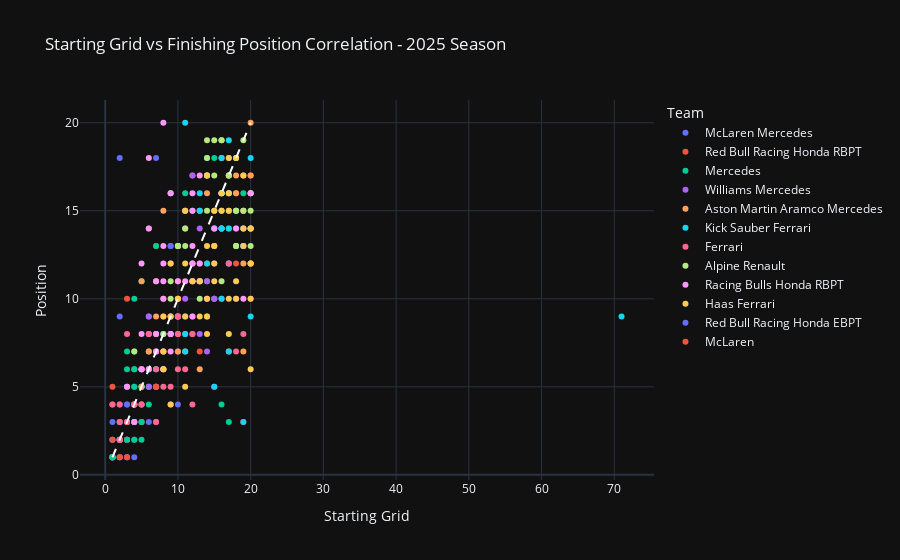

The code cell stored with this chart in its notebook:
### Code cell
# Scatter Plot: Starting Grid vs Finishing Position Correlation
finished = df_race[df_race['Finished'] == True]
fig = px.scatter(finished, x='Starting Grid', y='Position', color='Team',
                 hover_data=['Driver', 'Track', 'Points'],
                 title='Starting Grid vs Finishing Position Correlation - 2025 Season')
fig.add_shape(type='line', x0=1, y0=1, x1=20, y1=20, 
              line=dict(color='white', dash='dash'))
fig.update_layout(template='plotly_dark')
fig.show()

### Figure 1 — Plotly figure (JSON) as saved in the notebook; plotly's stock layout.template omitted (floating-point values rounded to 4 significant figures)
{"data": [{"customdata": [["Lando Norris", "Australia", 25], ["Oscar Piastri", "Australia", 2], ["Oscar Piastri", "China", 25], ["Lando Norris", "China", 18], ["Lando Norris", "Japan", 18], ["Oscar Piastri", "Japan", 15], ["Oscar Piastri", "Bahrain", 25], ["Lando Norris", "Bahrain", 15], ["Oscar Piastri", "Saudi Arabia", 25], ["Lando Norris", "Saudi Arabia", 12], ["Oscar Piastri", "Miami", 25], ["Lando Norris", "Miami", 18], ["Lando Norris", "Emilia-Romagna", 18], ["Oscar Piastri", "Emilia-Romagna", 15], ["Lando Norris", "Monaco", 25], ["Oscar Piastri", "Monaco", 15], ["Oscar Piastri", "Spain", 25], ["Lando Norris", "Spain", 18], ["Oscar Piastri", "Canada", 12], ["Lando Norris", "Canada", 0], ["Lando Norris", "Austria", 25], ["Oscar Piastri", "Austria", 18], ["Lando Norris", "Great Britain", 25], ["Oscar Piastri", "Great Britain", 18], ["Oscar Piastri", "Belgium", 25], ["Lando Norris", "Belgium", 18], ["Lando Norris", "Hungary", 25], ["Oscar Piastri", "Hungary", 18], ["Oscar Piastri", "Netherlands", 25], ["Lando Norris", "Netherlands", 0], ["Lando Norris", "Italy", 18], ["Oscar Piastri", "Italy", 15], ["Lando Norris", "Azerbaijan", 6], ["Lando Norris", "Singapore", 15], ["Oscar Piastri", "Singapore", 12], ["Lando Norris", "United States", 18], ["Oscar Piastri", "United States", 10], ["Lando Norris", "Mexico", 25], ["Lando Norris", "Brazil", 25], ["Oscar Piastri", "Brazil", 10], ["Oscar Piastri", "Qatar", 18], ["Lando Norris", "Qatar", 12]], "hovertemplate": "Team=McLaren Mercedes<br>Starting Grid=%{x}<br>Position=%{y}<br>Driver=%{customdata[0]}<br>Track=%{customdata[1]}<br>Points=%{customdata[2]}<extra></extra>", "legendgroup": "McLaren Mercedes", "marker": {"color": "#636efa", "symbol": "circle"}, "mode": "markers", "name": "McLaren Mercedes", "orientation": "v", "showlegend": true, "type": "scatter", "x": [1, 2, 1, 3, 2, 3, 1, 6, 2, 10, 4, 2, 4, 1, 1, 3, 1, 2, 3, 7, 1, 3, 3, 2, 2, 1, 3, 2, 1, 2, 2, 3, 7, 5, 3, 2, 6, 1, 1, 4, 1, 2], "xaxis": "x", "y": [1, 9, 1, 2, 2, 3, 1, 3, 1, 4, 1, 2, 2, 3, 1, 3, 1, 2, 4, 18, 1, 2, 1, 2, 1, 2, 1, 2, 1, 18, 2, 3, 7, 3, 4, 2, 5, 1, 1, 5, 2, 4], "yaxis": "y"}, {"customdata": [["Max Verstappen", "Australia", 18], ["Max Verstappen", "China", 12], ["Liam Lawson", "China", 0], ["Max Verstappen", "Japan", 25], ["Yuki Tsunoda", "Japan", 0], ["Max Verstappen", "Bahrain", 8], ["Yuki Tsunoda", "Bahrain", 2], ["Max Verstappen", "Saudi Arabia", 18], ["Max Verstappen", "Miami", 12], ["Yuki Tsunoda", "Miami", 1], ["Max Verstappen", "Emilia-Romagna", 25], ["Yuki Tsunoda", "Emilia-Romagna", 1], ["Max Verstappen", "Monaco", 12], ["Yuki Tsunoda", "Monaco", 0], ["Max Verstappen", "Spain", 1], ["Yuki Tsunoda", "Spain", 0], ["Max Verstappen", "Canada", 18], ["Yuki Tsunoda", "Canada", 0], ["Yuki Tsunoda", "Austria", 0], ["Max Verstappen", "Great Britain", 10], ["Yuki Tsunoda", "Great Britain", 0], ["Max Verstappen", "Belgium", 12], ["Yuki Tsunoda", "Belgium", 0], ["Max Verstappen", "Hungary", 2], ["Yuki Tsunoda", "Hungary", 0], ["Max Verstappen", "Netherlands", 18], ["Yuki Tsunoda", "Netherlands", 2], ["Max Verstappen", "Italy", 25], ["Max Verstappen", "Azerbaijan", 25], ["Yuki Tsunoda", "Azerbaijan", 8], ["Max Verstappen", "Singapore", 18], ["Yuki Tsunoda", "Singapore", 0], ["Max Verstappen", "United States", 25], ["Yuki Tsunoda", "United States", 6], ["Max Verstappen", "Mexico", 15], ["Yuki Tsunoda", "Mexico", 0], ["Max Verstappen", "Brazil", 15], ["Yuki Tsunoda", "Brazil", 0], ["Max Verstappen", "Las Vegas", 25], ["Yuki Tsunoda", "Las Vegas", 0], ["Max Verstappen", "Qatar", 25], ["Yuki Tsunoda", "Qatar", 1]], "hovertemplate": "Team=Red Bull Racing Honda RBPT<br>Starting Grid=%{x}<br>Position=%{y}<br>Driver=%{customdata[0]}<br>Track=%{customdata[1]}<br>Points=%{customdata[2]}<extra></extra>", "legendgroup": "Red Bull Racing Honda RBPT", "marker": {"color": "#EF553B", "symbol": "circle"}, "mode": "markers", "name": "Red Bull Racing Honda RBPT", "orientation": "v", "showlegend": true, "type": "scatter", "x": [3, 4, 20, 1, 14, 7, 10, 1, 1, 10, 2, 20, 4, 12, 3, 19, 2, 18, 18, 1, 11, 4, 7, 8, 20, 3, 12, 1, 1, 6, 2, 13, 1, 13, 5, 10, 19, 17, 2, 20, 3, 15], "xaxis": "x", "y": [2, 4, 12, 1, 12, 6, 9, 2, 4, 10, 1, 10, 4, 17, 10, 13, 2, 12, 16, 5, 15, 4, 13, 9, 17, 2, 9, 1, 1, 6, 2, 12, 1, 7, 3, 11, 3, 17, 1, 12, 1, 10], "yaxis": "y"}, {"customdata": [["George Russell", "Australia", 15], ["Kimi Antonelli", "Australia", 12], ["George Russell", "China", 15], ["Kimi Antonelli", "China", 8], ["George Russell", "Japan", 10], ["Kimi Antonelli", "Japan", 8], ["George Russell", "Bahrain", 18], ["Kimi Antonelli", "Bahrain", 0], ["George Russell", "Saudi Arabia", 10], ["Kimi Antonelli", "Saudi Arabia", 8], ["George Russell", "Miami", 15], ["Kimi Antonelli", "Miami", 8], ["George Russell", "Emilia-Romagna", 6], ["George Russell", "Monaco", 0], ["Kimi Antonelli", "Monaco", 0], ["George Russell", "Spain", 12], ["George Russell", "Canada", 25], ["Kimi Antonelli", "Canada", 15], ["George Russell", "Austria", 10], ["George Russell", "Great Britain", 1], ["George Russell", "Belgium", 10], ["Kimi Antonelli", "Belgium", 0], ["George Russell", "Hungary", 15], ["Kimi Antonelli", "Hungary", 1], ["George Russell", "Netherlands", 12], ["Kimi Antonelli", "Netherlands", 0], ["George Russell", "Italy", 10], ["Kimi Antonelli", "Italy", 2], ["George Russell", "Azerbaijan", 18], ["Kimi Antonelli", "Azerbaijan", 12], ["George Russell", "Singapore", 25], ["Kimi Antonelli", "Singapore", 10], ["George Russell", "United States", 8], ["Kimi Antonelli", "United States", 0], ["Kimi Antonelli", "Mexico", 8], ["George Russell", "Mexico", 6], ["Kimi Antonelli", "Brazil", 18], ["George Russell", "Brazil", 12], ["George Russell", "Las Vegas", 18], ["Kimi Antonelli", "Las Vegas", 15], ["Kimi Antonelli", "Qatar", 10], ["George Russell", "Qatar", 8]], "hovertemplate": "Team=Mercedes<br>Starting Grid=%{x}<br>Position=%{y}<br>Driver=%{customdata[0]}<br>Track=%{customdata[1]}<br>Points=%{customdata[2]}<extra></extra>", "legendgroup": "Mercedes", "marker": {"color": "#00cc96", "symbol": "circle"}, "mode": "markers", "name": "Mercedes", "orientation": "v", "showlegend": true, "type": "scatter", "x": [4, 16, 2, 8, 5, 6, 3, 5, 3, 5, 5, 3, 3, 14, 15, 4, 1, 4, 5, 4, 6, 19, 4, 15, 5, 11, 5, 6, 5, 4, 1, 4, 4, 7, 6, 4, 2, 6, 4, 17, 5, 4], "xaxis": "x", "y": [3, 4, 3, 6, 5, 6, 2, 11, 5, 6, 3, 6, 7, 11, 18, 4, 1, 3, 5, 10, 5, 16, 3, 10, 4, 16, 5, 9, 2, 4, 1, 5, 6, 13, 6, 7, 2, 4, 2, 3, 5, 6], "yaxis": "y"}, {"customdata": [["Alexander Albon", "Australia", 10], ["Alexander Albon", "China", 6], ["Carlos Sainz", "China", 1], ["Alexander Albon", "Japan", 2], ["Carlos Sainz", "Japan", 0], ["Alexander Albon", "Bahrain", 0], ["Carlos Sainz", "Saudi Arabia", 4], ["Alexander Albon", "Saudi Arabia", 2], ["Alexander Albon", "Miami", 10], ["Carlos Sainz", "Miami", 2], ["Alexander Albon", "Emilia-Romagna", 10], ["Carlos Sainz", "Emilia-Romagna", 4], ["Alexander Albon", "Monaco", 2], ["Carlos Sainz", "Monaco", 1], ["Carlos Sainz", "Spain", 0], ["Carlos Sainz", "Canada", 1], ["Alexander Albon", "Great Britain", 4], ["Carlos Sainz", "Great Britain", 0], ["Alexander Albon", "Belgium", 8], ["Carlos Sainz", "Belgium", 0], ["Carlos Sainz", "Hungary", 0], ["Alexander Albon", "Hungary", 0], ["Alexander Albon", "Netherlands", 10], ["Carlos Sainz", "Netherlands", 0], ["Alexander Albon", "Italy", 6], ["Carlos Sainz", "Italy", 0], ["Carlos Sainz", "Azerbaijan", 15], ["Alexander Albon", "Azerbaijan", 0], ["Carlos Sainz", "Singapore", 1], ["Alexander Albon", "Singapore", 0], ["Alexander Albon", "United States", 0], ["Alexander Albon", "Mexico", 0], ["Carlos Sainz", "Mexico", 0], ["Alexander Albon", "Brazil", 0], ["Carlos Sainz", "Brazil", 0], ["Carlos Sainz", "Las Vegas", 10], ["Carlos Sainz", "Qatar", 15], ["Alexander Albon", "Qatar", 0]], "hovertemplate": "Team=Williams Mercedes<br>Starting Grid=%{x}<br>Position=%{y}<br>Driver=%{customdata[0]}<br>Track=%{customdata[1]}<br>Points=%{customdata[2]}<extra></extra>", "legendgroup": "Williams Mercedes", "marker": {"color": "#ab63fa", "symbol": "circle"}, "mode": "markers", "name": "Williams Mercedes", "orientation": "v", "showlegend": true, "type": "scatter", "x": [6, 10, 15, 9, 15, 15, 6, 11, 7, 6, 7, 6, 10, 11, 17, 16, 13, 9, 5, 17, 13, 19, 15, 9, 14, 13, 2, 19, 18, 20, 18, 17, 12, 12, 15, 3, 7, 14], "xaxis": "x", "y": [5, 7, 10, 9, 14, 12, 8, 9, 5, 9, 5, 8, 9, 10, 14, 10, 8, 12, 6, 18, 14, 15, 5, 13, 7, 11, 3, 13, 10, 14, 14, 12, 17, 11, 13, 5, 3, 11], "yaxis": "y"}, {"customdata": [["Lance Stroll", "Australia", 8], ["Lance Stroll", "China", 2], ["Fernando Alonso", "Japan", 0], ["Lance Stroll", "Japan", 0], ["Fernando Alonso", "Bahrain", 0], ["Lance Stroll", "Bahrain", 0], ["Fernando Alonso", "Saudi Arabia", 0], ["Lance Stroll", "Saudi Arabia", 0], ["Fernando Alonso", "Miami", 0], ["Lance Stroll", "Miami", 0], ["Fernando Alonso", "Emilia-Romagna", 0], ["Lance Stroll", "Emilia-Romagna", 0], ["Lance Stroll", "Monaco", 0], ["Fernando Alonso", "Spain", 2], ["Fernando Alonso", "Canada", 6], ["Lance Stroll", "Canada", 0], ["Fernando Alonso", "Austria", 6], ["Lance Stroll", "Austria", 0], ["Lance Stroll", "Great Britain", 6], ["Fernando Alonso", "Great Britain", 2], ["Lance Stroll", "Belgium", 0], ["Fernando Alonso", "Belgium", 0], ["Fernando Alonso", "Hungary", 10], ["Lance Stroll", "Hungary", 6], ["Lance Stroll", "Netherlands", 6], ["Fernando Alonso", "Netherlands", 4], ["Lance Stroll", "Italy", 0], ["Fernando Alonso", "Azerbaijan", 0], ["Lance Stroll", "Azerbaijan", 0], ["Fernando Alonso", "Singapore", 6], ["Lance Stroll", "Singapore", 0], ["Fernando Alonso", "United States", 1], ["Lance Stroll", "United States", 0], ["Lance Stroll", "Mexico", 0], ["Fernando Alonso", "Brazil", 0], ["Lance Stroll", "Brazil", 0], ["Fernando Alonso", "Las Vegas", 0], ["Fernando Alonso", "Qatar", 6], ["Lance Stroll", "Qatar", 0]], "hovertemplate": "Team=Aston Martin Aramco Mercedes<br>Starting Grid=%{x}<br>Position=%{y}<br>Driver=%{customdata[0]}<br>Track=%{customdata[1]}<br>Points=%{customdata[2]}<extra></extra>", "legendgroup": "Aston Martin Aramco Mercedes", "marker": {"color": "#FFA15A", "symbol": "circle"}, "mode": "markers", "name": "Aston Martin Aramco Mercedes", "orientation": "v", "showlegend": true, "type": "scatter", "x": [13, 14, 12, 20, 13, 19, 13, 16, 17, 18, 5, 8, 19, 10, 6, 17, 11, 16, 17, 7, 16, 20, 5, 6, 19, 10, 16, 11, 14, 10, 15, 10, 19, 19, 11, 14, 7, 8, 18], "xaxis": "x", "y": [6, 9, 11, 20, 15, 17, 11, 16, 15, 16, 11, 15, 15, 9, 7, 17, 7, 14, 7, 9, 14, 17, 5, 7, 7, 8, 18, 15, 17, 7, 13, 10, 12, 14, 14, 16, 11, 7, 17], "yaxis": "y"}, {"customdata": [["Nico Hulkenberg", "Australia", 6], ["Gabriel Bortoleto", "China", 0], ["Nico Hulkenberg", "China", 0], ["Nico Hulkenberg", "Japan", 0], ["Gabriel Bortoleto", "Japan", 0], ["Gabriel Bortoleto", "Bahrain", 0], ["Nico Hulkenberg", "Saudi Arabia", 0], ["Gabriel Bortoleto", "Saudi Arabia", 0], ["Nico Hulkenberg", "Miami", 0], ["Nico Hulkenberg", "Emilia-Romagna", 0], ["Gabriel Bortoleto", "Emilia-Romagna", 0], ["Gabriel Bortoleto", "Monaco", 0], ["Nico Hulkenberg", "Monaco", 0], ["Nico Hulkenberg", "Spain", 10], ["Gabriel Bortoleto", "Spain", 0], ["Nico Hulkenberg", "Canada", 4], ["Gabriel Bortoleto", "Canada", 0], ["Gabriel Bortoleto", "Austria", 4], ["Nico Hulkenberg", "Austria", 2], ["Nico Hulkenberg", "Great Britain", 15], ["Gabriel Bortoleto", "Belgium", 2], ["Nico Hulkenberg", "Belgium", 0], ["Gabriel Bortoleto", "Hungary", 8], ["Nico Hulkenberg", "Hungary", 0], ["Nico Hulkenberg", "Netherlands", 0], ["Gabriel Bortoleto", "Netherlands", 0], ["Gabriel Bortoleto", "Italy", 4], ["Gabriel Bortoleto", "Azerbaijan", 0], ["Nico Hulkenberg", "Azerbaijan", 0], ["Gabriel Bortoleto", "Singapore", 0], ["Nico Hulkenberg", "Singapore", 0], ["Nico Hulkenberg", "United States", 4], ["Gabriel Bortoleto", "United States", 0], ["Gabriel Bortoleto", "Mexico", 1], ["Nico Hulkenberg", "Brazil", 2], ["Nico Hulkenberg", "Las Vegas", 6], ["Gabriel Bortoleto", "Qatar", 0]], "hovertemplate": "Team=Kick Sauber Ferrari<br>Starting Grid=%{x}<br>Position=%{y}<br>Driver=%{customdata[0]}<br>Track=%{customdata[1]}<br>Points=%{customdata[2]}<extra></extra>", "legendgroup": "Kick Sauber Ferrari", "marker": {"color": "#19d3f3", "symbol": "circle"}, "mode": "markers", "name": "Kick Sauber Ferrari", "orientation": "v", "showlegend": true, "type": "scatter", "x": [17, 19, 12, 16, 17, 18, 18, 20, 16, 17, 14, 16, 13, 15, 12, 11, 15, 8, 20, 19, 10, 14, 7, 18, 17, 13, 7, 13, 17, 14, 11, 11, 16, 16, 71, 11, 19], "xaxis": "x", "y": [7, 14, 15, 16, 19, 18, 15, 18, 14, 12, 18, 14, 16, 5, 12, 8, 14, 8, 9, 3, 9, 12, 6, 13, 14, 15, 8, 11, 16, 17, 20, 8, 18, 10, 9, 7, 13], "yaxis": "y"}, {"customdata": [["Charles Leclerc", "Australia", 4], ["Lewis Hamilton", "Australia", 1], ["Charles Leclerc", "Japan", 12], ["Lewis Hamilton", "Japan", 6], ["Charles Leclerc", "Bahrain", 12], ["Lewis Hamilton", "Bahrain", 10], ["Charles Leclerc", "Saudi Arabia", 15], ["Lewis Hamilton", "Saudi Arabia", 6], ["Charles Leclerc", "Miami", 6], ["Lewis Hamilton", "Miami", 4], ["Lewis Hamilton", "Emilia-Romagna", 12], ["Charles Leclerc", "Emilia-Romagna", 8], ["Charles Leclerc", "Monaco", 18], ["Lewis Hamilton", "Monaco", 10], ["Charles Leclerc", "Spain", 15], ["Lewis Hamilton", "Spain", 8], ["Charles Leclerc", "Canada", 10], ["Lewis Hamilton", "Canada", 8], ["Charles Leclerc", "Austria", 15], ["Lewis Hamilton", "Austria", 12], ["Lewis Hamilton", "Great Britain", 12], ["Charles Leclerc", "Great Britain", 0], ["Charles Leclerc", "Belgium", 15], ["Lewis Hamilton", "Belgium", 6], ["Charles Leclerc", "Hungary", 12], ["Lewis Hamilton", "Hungary", 0], ["Charles Leclerc", "Italy", 12], ["Lewis Hamilton", "Italy", 8], ["Lewis Hamilton", "Azerbaijan", 4], ["Charles Leclerc", "Azerbaijan", 2], ["Charles Leclerc", "Singapore", 8], ["Lewis Hamilton", "Singapore", 4], ["Charles Leclerc", "United States", 15], ["Lewis Hamilton", "United States", 12], ["Charles Leclerc", "Mexico", 18], ["Lewis Hamilton", "Mexico", 4], ["Charles Leclerc", "Las Vegas", 12], ["Lewis Hamilton", "Las Vegas", 4], ["Charles Leclerc", "Qatar", 4], ["Lewis Hamilton", "Qatar", 0]], "hovertemplate": "Team=Ferrari<br>Starting Grid=%{x}<br>Position=%{y}<br>Driver=%{customdata[0]}<br>Track=%{customdata[1]}<br>Points=%{customdata[2]}<extra></extra>", "legendgroup": "Ferrari", "marker": {"color": "#FF6692", "symbol": "circle"}, "mode": "markers", "name": "Ferrari", "orientation": "v", "showlegend": true, "type": "scatter", "x": [7, 8, 4, 8, 2, 9, 4, 7, 8, 12, 12, 11, 2, 7, 7, 5, 8, 5, 2, 4, 5, 6, 3, 18, 1, 12, 4, 10, 12, 10, 7, 6, 3, 5, 2, 3, 9, 19, 10, 17], "xaxis": "x", "y": [8, 10, 4, 7, 4, 5, 3, 7, 7, 8, 4, 6, 2, 5, 3, 6, 5, 6, 3, 4, 4, 14, 3, 7, 4, 12, 4, 6, 8, 9, 6, 8, 3, 4, 2, 8, 4, 8, 8, 12], "yaxis": "y"}, {"customdata": [["Pierre Gasly", "Australia", 0], ["Jack Doohan", "China", 0], ["Pierre Gasly", "Japan", 0], ["Jack Doohan", "Japan", 0], ["Pierre Gasly", "Bahrain", 6], ["Jack Doohan", "Bahrain", 0], ["Jack Doohan", "Saudi Arabia", 0], ["Pierre Gasly", "Miami", 0], ["Pierre Gasly", "Emilia-Romagna", 0], ["Franco Colapinto", "Emilia-Romagna", 0], ["Franco Colapinto", "Monaco", 0], ["Pierre Gasly", "Spain", 4], ["Franco Colapinto", "Spain", 0], ["Franco Colapinto", "Canada", 0], ["Pierre Gasly", "Canada", 0], ["Pierre Gasly", "Austria", 0], ["Franco Colapinto", "Austria", 0], ["Pierre Gasly", "Great Britain", 8], ["Pierre Gasly", "Belgium", 1], ["Franco Colapinto", "Belgium", 0], ["Franco Colapinto", "Hungary", 0], ["Pierre Gasly", "Hungary", 0], ["Franco Colapinto", "Netherlands", 0], ["Pierre Gasly", "Netherlands", 0], ["Pierre Gasly", "Italy", 0], ["Franco Colapinto", "Italy", 0], ["Pierre Gasly", "Azerbaijan", 0], ["Franco Colapinto", "Azerbaijan", 0], ["Franco Colapinto", "Singapore", 0], ["Pierre Gasly", "Singapore", 0], ["Franco Colapinto", "United States", 0], ["Pierre Gasly", "United States", 0], ["Pierre Gasly", "Mexico", 0], ["Franco Colapinto", "Mexico", 0], ["Pierre Gasly", "Brazil", 1], ["Franco Colapinto", "Brazil", 0], ["Pierre Gasly", "Las Vegas", 0], ["Franco Colapinto", "Las Vegas", 0], ["Franco Colapinto", "Qatar", 0], ["Pierre Gasly", "Qatar", 0]], "hovertemplate": "Team=Alpine Renault<br>Starting Grid=%{x}<br>Position=%{y}<br>Driver=%{customdata[0]}<br>Track=%{customdata[1]}<br>Points=%{customdata[2]}<extra></extra>", "legendgroup": "Alpine Renault", "marker": {"color": "#B6E880", "symbol": "circle"}, "mode": "markers", "name": "Alpine Renault", "orientation": "v", "showlegend": true, "type": "scatter", "x": [9, 18, 11, 19, 4, 11, 17, 20, 10, 16, 18, 8, 18, 10, 20, 10, 14, 8, 13, 15, 14, 16, 16, 14, 20, 17, 18, 16, 16, 19, 15, 14, 18, 20, 9, 16, 10, 15, 20, 9], "xaxis": "x", "y": [11, 13, 13, 15, 7, 14, 17, 13, 13, 16, 13, 8, 15, 13, 15, 13, 15, 6, 10, 19, 18, 19, 11, 17, 16, 17, 18, 19, 16, 19, 17, 19, 15, 16, 10, 15, 13, 15, 14, 16], "yaxis": "y"}, {"customdata": [["Yuki Tsunoda", "Australia", 0], ["Isack Hadjar", "China", 0], ["Yuki Tsunoda", "China", 0], ["Isack Hadjar", "Japan", 4], ["Liam Lawson", "Japan", 0], ["Isack Hadjar", "Bahrain", 0], ["Liam Lawson", "Bahrain", 0], ["Isack Hadjar", "Saudi Arabia", 1], ["Liam Lawson", "Saudi Arabia", 0], ["Isack Hadjar", "Miami", 0], ["Isack Hadjar", "Emilia-Romagna", 2], ["Liam Lawson", "Emilia-Romagna", 0], ["Isack Hadjar", "Monaco", 8], ["Liam Lawson", "Monaco", 4], ["Isack Hadjar", "Spain", 6], ["Liam Lawson", "Spain", 0], ["Isack Hadjar", "Canada", 0], ["Liam Lawson", "Austria", 8], ["Isack Hadjar", "Austria", 0], ["Liam Lawson", "Belgium", 4], ["Isack Hadjar", "Belgium", 0], ["Liam Lawson", "Hungary", 4], ["Isack Hadjar", "Hungary", 0], ["Isack Hadjar", "Netherlands", 15], ["Liam Lawson", "Netherlands", 0], ["Isack Hadjar", "Italy", 1], ["Liam Lawson", "Italy", 0], ["Liam Lawson", "Azerbaijan", 10], ["Isack Hadjar", "Azerbaijan", 1], ["Isack Hadjar", "Singapore", 0], ["Liam Lawson", "Singapore", 0], ["Liam Lawson", "United States", 0], ["Isack Hadjar", "United States", 0], ["Isack Hadjar", "Mexico", 0], ["Liam Lawson", "Brazil", 6], ["Isack Hadjar", "Brazil", 4], ["Isack Hadjar", "Las Vegas", 8], ["Liam Lawson", "Las Vegas", 0], ["Liam Lawson", "Qatar", 2], ["Isack Hadjar", "Qatar", 0]], "hovertemplate": "Team=Racing Bulls Honda RBPT<br>Starting Grid=%{x}<br>Position=%{y}<br>Driver=%{customdata[0]}<br>Track=%{customdata[1]}<br>Points=%{customdata[2]}<extra></extra>", "legendgroup": "Racing Bulls Honda RBPT", "marker": {"color": "#FF97FF", "symbol": "circle"}, "mode": "markers", "name": "Racing Bulls Honda RBPT", "orientation": "v", "showlegend": true, "type": "scatter", "x": [5, 7, 9, 7, 13, 12, 17, 14, 12, 11, 9, 15, 5, 9, 9, 13, 12, 6, 13, 9, 8, 9, 10, 4, 8, 19, 18, 3, 8, 8, 12, 12, 20, 8, 7, 5, 8, 6, 12, 6], "xaxis": "x", "y": [12, 11, 16, 8, 17, 13, 16, 10, 12, 11, 9, 14, 6, 8, 7, 11, 16, 6, 12, 8, 20, 8, 11, 3, 12, 10, 14, 5, 10, 11, 15, 11, 16, 13, 7, 8, 6, 14, 9, 18], "yaxis": "y"}, {"customdata": [["Esteban Ocon", "Australia", 0], ["Oliver Bearman", "Australia", 0], ["Esteban Ocon", "China", 10], ["Oliver Bearman", "China", 4], ["Oliver Bearman", "Japan", 1], ["Esteban Ocon", "Japan", 0], ["Esteban Ocon", "Bahrain", 4], ["Oliver Bearman", "Bahrain", 1], ["Oliver Bearman", "Saudi Arabia", 0], ["Esteban Ocon", "Saudi Arabia", 0], ["Esteban Ocon", "Miami", 0], ["Oliver Bearman", "Emilia-Romagna", 0], ["Esteban Ocon", "Monaco", 6], ["Oliver Bearman", "Monaco", 0], ["Esteban Ocon", "Spain", 0], ["Oliver Bearman", "Spain", 0], ["Esteban Ocon", "Canada", 2], ["Oliver Bearman", "Canada", 0], ["Esteban Ocon", "Austria", 1], ["Oliver Bearman", "Austria", 0], ["Oliver Bearman", "Great Britain", 0], ["Esteban Ocon", "Great Britain", 0], ["Oliver Bearman", "Belgium", 0], ["Esteban Ocon", "Belgium", 0], ["Esteban Ocon", "Hungary", 0], ["Oliver Bearman", "Netherlands", 8], ["Esteban Ocon", "Netherlands", 1], ["Oliver Bearman", "Italy", 0], ["Esteban Ocon", "Italy", 0], ["Oliver Bearman", "Azerbaijan", 0], ["Esteban Ocon", "Azerbaijan", 0], ["Oliver Bearman", "Singapore", 2], ["Esteban Ocon", "Singapore", 0], ["Oliver Bearman", "United States", 2], ["Esteban Ocon", "United States", 0], ["Oliver Bearman", "Mexico", 12], ["Esteban Ocon", "Mexico", 2], ["Oliver Bearman", "Brazil", 8], ["Esteban Ocon", "Brazil", 0], ["Esteban Ocon", "Las Vegas", 2], ["Oliver Bearman", "Las Vegas", 1], ["Esteban Ocon", "Qatar", 0]], "hovertemplate": "Team=Haas Ferrari<br>Starting Grid=%{x}<br>Position=%{y}<br>Driver=%{customdata[0]}<br>Track=%{customdata[1]}<br>Points=%{customdata[2]}<extra></extra>", "legendgroup": "Haas Ferrari", "marker": {"color": "#FECB52", "symbol": "circle"}, "mode": "markers", "name": "Haas Ferrari", "orientation": "v", "showlegend": true, "type": "scatter", "x": [19, 20, 11, 17, 10, 18, 14, 20, 15, 19, 9, 19, 8, 20, 16, 14, 14, 13, 17, 15, 18, 14, 12, 11, 17, 20, 18, 11, 15, 15, 20, 9, 17, 8, 17, 9, 11, 8, 20, 13, 14, 16], "xaxis": "x", "y": [13, 14, 5, 8, 10, 18, 8, 10, 13, 14, 12, 17, 7, 12, 16, 17, 9, 11, 10, 11, 11, 13, 11, 15, 16, 6, 10, 12, 15, 12, 14, 9, 18, 9, 15, 4, 9, 6, 12, 9, 10, 15], "yaxis": "y"}, {"customdata": [["Yuki Tsunoda", "Italy", 0]], "hovertemplate": "Team=Red Bull Racing Honda EBPT<br>Starting Grid=%{x}<br>Position=%{y}<br>Driver=%{customdata[0]}<br>Track=%{customdata[1]}<br>Points=%{customdata[2]}<extra></extra>", "legendgroup": "Red Bull Racing Honda EBPT", "marker": {"color": "#636efa", "symbol": "circle"}, "mode": "markers", "name": "Red Bull Racing Honda EBPT", "orientation": "v", "showlegend": true, "type": "scatter", "x": [9], "xaxis": "x", "y": [13], "yaxis": "y"}, {"customdata": [["Oscar Piastri", "Mexico", 10]], "hovertemplate": "Team=McLaren<br>Starting Grid=%{x}<br>Position=%{y}<br>Driver=%{customdata[0]}<br>Track=%{customdata[1]}<br>Points=%{customdata[2]}<extra></extra>", "legendgroup": "McLaren", "marker": {"color": "#EF553B", "symbol": "circle"}, "mode": "markers", "name": "McLaren", "orientation": "v", "showlegend": true, "type": "scatter", "x": [7], "xaxis": "x", "y": [5], "yaxis": "y"}], "layout": {"legend": {"title": {"text": "Team"}, "tracegroupgap": 0}, "shapes": [{"line": {"color": "white", "dash": "dash"}, "type": "line", "x0": 1, "x1": 20, "y0": 1, "y1": 20}], "title": {"text": "Starting Grid vs Finishing Position Correlation - 2025 Season"}, "xaxis": {"anchor": "y", "domain": [0, 1], "title": {"text": "Starting Grid"}}, "yaxis": {"anchor": "x", "domain": [0, 1], "title": {"text": "Position"}}}}
